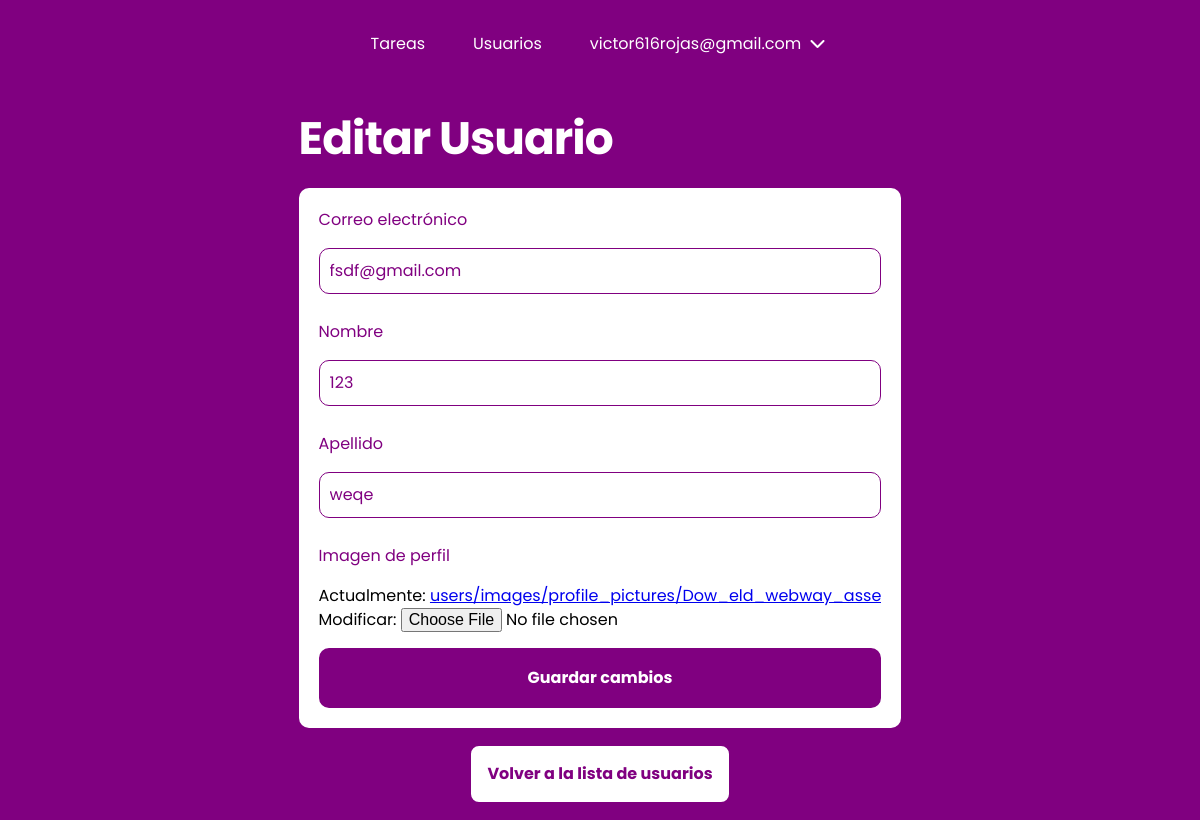
The page /users/7/update/ (signed in) on the database its author committed.
### users/models.py (models this page shows, shortened)
class CustomUser(AbstractBaseUser, PermissionsMixin):
    email = models.EmailField(unique=True, max_length=25)
    password = models.CharField(max_length=128)
    first_name = models.CharField(max_length=30, blank=True)
    last_name = models.CharField(max_length=30, blank=True)
    date_joined = models.DateTimeField(default=timezone.now)
    is_active = models.BooleanField(default=True)
    is_staff = models.BooleanField(default=False)
    is_worker = models.BooleanField(default=False)
    profile_picture = models.ImageField(upload_to='users/images/profile_pictures/',
                                        blank=True, null=True)
    objects = CustomUserManager()  # Instanciamos nuestro administrador personalizado
    USERNAME_FIELD = "email"
    REQUIRED_FIELDS = []
    class Meta:
        ordering = ["-date_joined"]

### users/views.py (the view)
# urls.py: path('<int:user_id>/update/', views.update_user, name='user-update'),
@login_required(login_url="/users/login/")
def update_user(request, user_id):
    user = get_object_or_404(CustomUser, pk=user_id)
    if request.method == "POST":
        form = UserEditForm(request.POST, request.FILES, instance=user)
        if form.is_valid():
            form.save()
            messages.success(request, "Usuario actualizado correctamente.")
            return redirect("user-list")
    else:
        form = UserEditForm(instance=user)
    return render(request, "users/update.html", {"user_form": form, "user": user})

### users/templates/users/update.html (shortened to what this page needs)
{% extends "base.html" %}
{% load static %}
{% block css %}
<link rel="stylesheet" type="text/css" href="{% static 'users/css/style.css' %}" /> {% endblock %}
{% block content %}
<section class="card-container">
    <h1 class="fs-6">Editar Usuario</h1>
    <form class="form" method="POST" enctype="multipart/form-data">
        {% for field in user_form %}
        <label for="{{ field.id_for_label }}">{{ field.label }}</label>
        {% if field.name == 'profile_picture' %}
        {% if user.profile_picture %}
        <div class="imagen">
            {{ field }}
        </div>
        {% else %}
        <p>No hay imagen de perfil actual.</p>
        {% endif %}
        {% else %}
        {{ field }}
        {% endif %}
        {% endfor %}
        <input type="submit" class="btn btn-primary" value="Guardar cambios">
    </form>
    <div class="container-return-list">
        <a class="btn btn-secondary" href="{% url 'user-list' %}">Volver a la lista de usuarios</a>
    </div>
</section>
{% endblock %}

### taskmaster/templates/base.html (shortened to what this page needs)
{% load static %}
<!DOCTYPE html>
<html lang="es">
<head>
    <link rel="stylesheet" type="text/css" href="{% static 'css/main.css' %}" />
    <link rel="stylesheet" href="https://cdnjs.cloudflare.com/ajax/libs/font-awesome/6.4.2/css/all.min.css" />
    <link rel="stylesheet" href="https://cdn.jsdelivr.net/npm/bootstrap-icons@1.11.1/font/bootstrap-icons.css">
    {% block css %}{% endblock %}
</head>
<body>
    {% if request.user.is_authenticated %}
    <header class="primary-header flex">
        <nav>
            <ul id="primary-navigation" data-visible="false" class="primary-navigation flex">
                <li class="active"><a href="{% url 'task-list' %}">Tareas</a></li>
                {% if request.user.is_staff %}
                <li class="active"><a href="{% url 'user-list' %}">Usuarios</a></li>
                {% endif %}
                <li class="active has-dropdown">{{ request.user.email }} <i class="fa-solid fa-chevron-down"></i>
                </li>
            </ul>
        </nav>
    </header>
    {% endif %}
    <main>{% block content %}{% endblock %}</main>
</body>
</html>

### taskmaster/static/css/main.css (style rules this page uses)
:root { --clr-white: rgb(255, 255, 255); --clr-neutral-400: rgb(3, 3, 3); --clr-accent-700: rgb(128, 0, 128); --clr-gradient-accent: rgb(182, 0, 136); --clr-complete: rgb(0, 117, 16); --clr-incomplete: rgb(223, 14, 14); --clr-btn-edit: rgb(0, 123, 255); --clr-btn-delete: rgb(223, 14, 14); --clr-btn-return: rgb(128, 0, 128); --clr-btn-edit-hover: rgba(0, 123, 255, 0.8); --clr-btn-delete-hover: rgba(223, 14, 14, 0.8); --clr-btn-return-hover: rgba(128, 0, 128, 0.8); --bg-clr: rgb(250, 250, 250); --ff-primary: "Poppins", Arial, Helvetica, sans-serif; --fw-regular: 400; --fw-semi-bold: 600; --fw-bold: 700; --fs-1: clamp(0.75rem, calc(0.55rem + 0.69vw), 1.19rem); --fs-2: clamp(0.78rem, calc(0.59rem + 0.81vw), 1.4rem); --fs-3: clamp(0.88rem, calc(0.69rem + 1.06vw), 1.75rem); --fs-4: clamp(1.05rem, calc(0.81rem + 1.38vw), 2.19rem); --fs-5: clamp(1.26rem, calc(0.95rem + 1.79vw), 2.73rem); --fs-6: clamp(1.51rem, calc(1.11rem + 2.31vw), 3.42rem); --fs-7: clamp(1.81rem, calc(1.29rem + 2.98vw), 4.27rem); --fs-8: clamp(2.18rem, calc(1.51rem + 3.83vw), 5.34rem); --fs-btn-1: clamp(1rem, calc(1rem + 0.05vw), 1.19rem); }
*, *::before, *::after { box-sizing: border-box; }
* { margin: 0; padding: 0; font: inherit; }
html { scroll-behavior: smooth; scroll-padding-top: var(--scroll-padding, 75px); }
body { line-height: 1.5; background-color: var(--clr-accent-700); font-family: var(--ff-primary); }
h1, h2, p { color: var(--clr-neutral); }
.fs-6 { font-size: var(--fs-6); }
h1 { margin-block: 1rem; width: min(100% - 3rem, 40ch); letter-spacing: -1px; text-align: left; }
.card-container { width: min(100% - 3rem, 60ch); margin-inline: auto; }
.flex { display: flex; gap: var(--gap, 1rem); }
.primary-header { align-items: center; justify-content: center; }
.primary-navigation { list-style: none; }
.primary-navigation a { text-decoration: none; color: var(--clr-white); }
.has-dropdown { display: inline-block; color: var(--clr-white); cursor: pointer; position: relative; }
.fa-chevron-down { padding-inline: 0.25rem; transition: transform 0.3s ease; }
.btn-primary { color: white; background-color: var(--clr-accent-700); border: 2px solid var(--clr-accent-700); }
.btn-secondary { color: var(--clr-accent-700); background-color: var(--clr-white); border: 2px solid var(--clr-accent-700); }
@media (min-width: 35em) { .primary-navigation { --gap: clamp(1.5rem, 5vw, 3rem); padding-block: 2rem; padding-inline: clamp(3rem, 8vw, 10rem); } }
h1 { font-weight: var(--fw-bold); color: var(--clr-white); }
.form { width: min(100%, 60ch); margin-inline: auto; background-color: var(--clr-white); display: flex; flex-direction: column; flex-basis: 300px; gap: 1rem; padding: 20px; border-radius: 10px; margin-block: 1rem; }
.form input[type="text"], .form input[type="password"], .form input[type="email"], .form select, .form textarea { padding: 10px; border: 1px solid purple; border-radius: 10px; outline: none; transition: border-color 0.3s ease; margin-bottom: 10px; background-color: transparent; color: purple; }
.form label { color: purple; }
.form input::placeholder { color: var(--clr-white); }
.container-return-list { margin-block: 1rem; display: flex; justify-content: center; }
.container-return-list a { text-decoration: none; }
.btn { font-weight: bold; padding: 1rem; border-radius: 10px; text-align: center; cursor: pointer; }

### users/static/users/css/style.css (style rules this page uses)
:root { --clr-white: #ffffff; --clr-accent-700: #800080; --fw-bold: 700; }
.imagen { overflow: hidden; white-space: nowrap; }
@media (min-width: 35em) { .card-container { margin-top: 0; } }

### rows shown on the page
CustomUser: user.email "victor616rojas@gmail.com"
CustomUser: user_form "fsdf@gmail.com" "123" "weqe"

### other values the page prints
{{ field.label }} "Correo electrónico" "Nombre" "Apellido" "Imagen de perfil"
